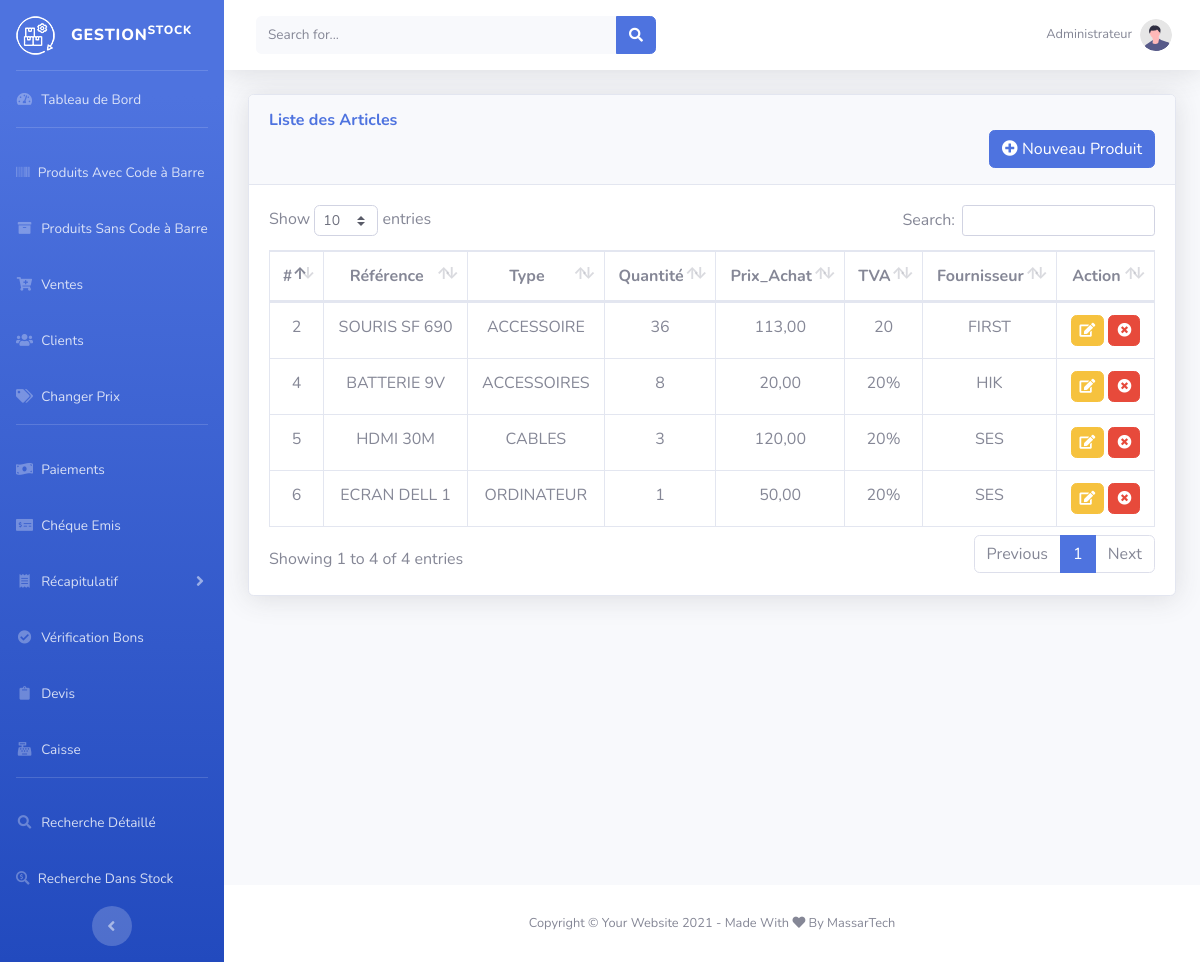
Screenshot of /Articles/Articles.php (signed in) with the database file from the repository.
### tables this page shows
CREATE TABLE `articles` (
  `id` int(11) NOT NULL,
  `reference` varchar(20) NOT NULL,
  `type` varchar(20) NOT NULL,
  `quantite` int(10) NOT NULL,
  `prix_achat` float NOT NULL,
  `TVA` varchar(10) NOT NULL,
  `fournisseur` varchar(20) NOT NULL
);

### Articles/Articles.php (the view, shortened to what this page needs)
<?php
if (!isset($_SESSION['role'])) {
  header("location:../index.php");
}else{
include "../DataSet/db.php";
$sql = "SELECT * FROM articles ORDER BY id DESC";
$data = $pdo->query($sql);
include '../includes/header.php';
include '../includes/sidebar.php';
include '../includes/topbar.php';
?>
        <div class="card shadow mb-4">
            <div class="card-header py-3">
                <h6 class="m-0 font-weight-bold text-primary">Liste des Articles</h6>
                <a href="" class="btn btn-primary btn-md float-right" data-target="#modal_new_article" data-toggle="modal"><i class="fas fa-plus-circle"></i> Nouveau Produit</a>
            </div>
            <div class="card-body">
                <div class="table-responsive">
                    <table class="table table-bordered" id="dataTable" width="100%" cellspacing="0">
                        <thead>
                            <tr>
                                <th><center>#</center></th>
                                <th><center>Référence</center></th>
                                <th><center>Type</center></th>
                                <th><center>Quantité</center></th>
                                <th><center>Prix_Achat</center></th>
                                <th><center>TVA</center></th>
                                <th><center>Fournisseur</center></th>
                                <th><center>Action</center></th>
                            </tr>
                        </thead>
                        <tbody>
                        <?php
                            foreach ($data as $row){ ?>
                            <tr>
                                <td><center><?php echo($row['id']); ?></center></td>
                                <td><center><?php echo ucwords($row['reference']); ?></center></td>
                                <td><center><?php echo ucwords($row['type']); ?></center></td>
                                <td><center><?php echo ucwords($row['quantite']); ?></center></td>
                                <td><center><?php echo number_format($row['prix_achat'],2,',',''); ?></center></td>
                                <td><center><?php echo ucwords($row['TVA']); ?></center></td>
                                <td><center><?php echo ucwords($row['fournisseur']); ?></center></td>
                                <td><center>
                                        <button data-toggle="modal" data-target="#modal_edit_article"
                                            class="btn btn-sm rounded btn-warning" onclick="modal_edit_article(<?php echo $row['id']; ?>);">
                                            <i class="fas fa-edit"></i>
                                        </button>
                                        <button data-toggle="modal" data-target="#modal_delete_article"
                                            class="btn btn-sm rounded btn-danger" onclick="modal_delete_article(<?php echo $row['id']; ?>);">
                                            <i class="fas fa-times-circle"></i>
                                        </button>
                                    </center>
                                </td>
                            </tr>
                            <?php } ?>
                        </tbody>
                    </table>
                </div>
            </div>
        </div>
<?php include '../includes/footer.php'; ?>
<?php }
?>

### rows the page displays
articles: id "6", reference "ECRAN DELL 1", type "ORDINATEUR", quantite "1", prix_achat "50,00", TVA "20%", fournisseur "SES"
articles: id "5", reference "HDMI 30M", type "CABLES", quantite "3", prix_achat "120,00", TVA "20%", fournisseur "SES"
articles: id "4", reference "BATTERIE 9V", type "ACCESSOIRES", quantite "8", prix_achat "20,00", TVA "20%", fournisseur "HIK"
articles: id "2", reference "SOURIS SF 690", type "ACCESSOIRE", quantite "36", prix_achat "113,00", TVA "20", fournisseur "FIRST"

### other values shown
$_SESSION['role'] "Administrateur"
